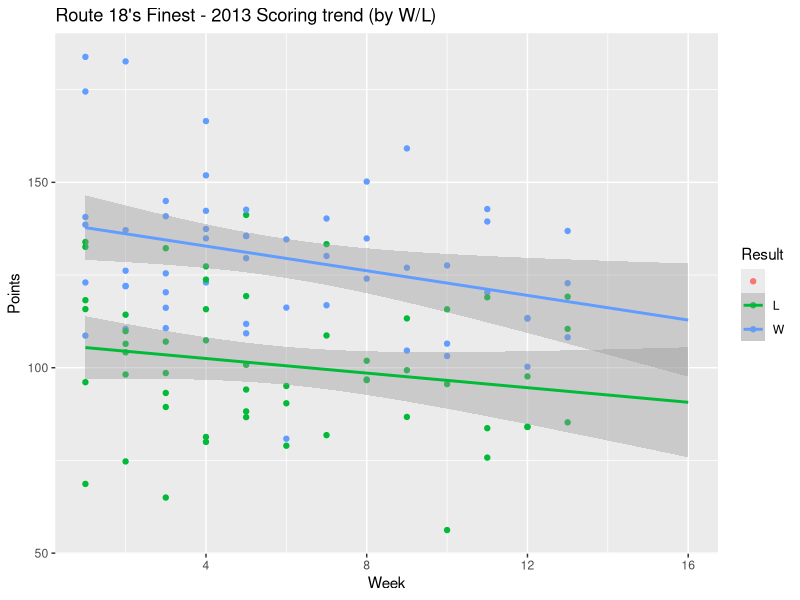
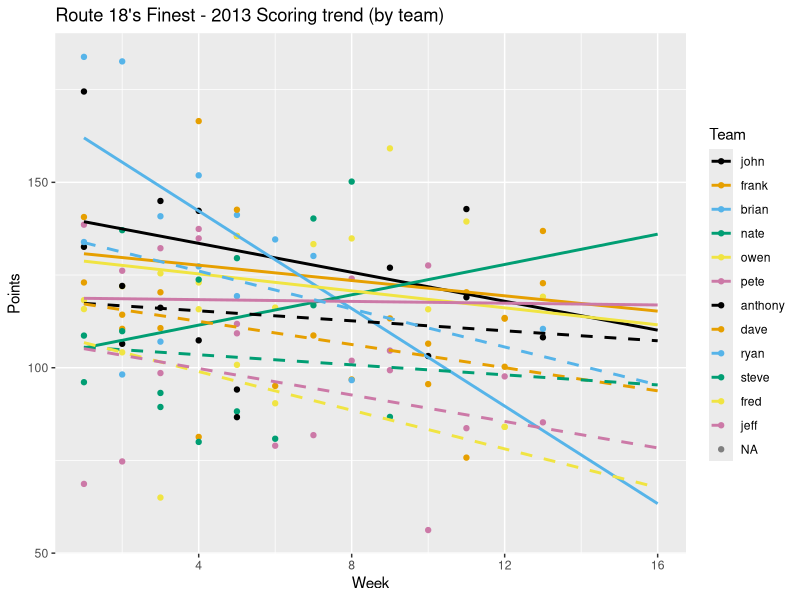

These figures' R source, in order:
require(ggplot2)
require(colorspace)

w <- read.csv("../data/2013_weekly.csv")

ranks <- c("john","frank","brian","nate","owen","pete","anthony","dave","ryan","steve","fred","jeff")
w$team <- factor(w$team, levels=ranks)

totals <- data.frame(Points=w$QB+w$RB1+w$RB2+w$WR1+w$WR2+w$TE+w$D+w$K+w$FLEX, Week=w$week, Team=w$team, Result=w$result)
                  

g <- ggplot(totals, aes(x=Week, y=Points, group=Result, colour=Result)) + geom_point() + geom_smooth(method=lm,fullrange=TRUE) + scale_x_continuous(limits = c(1, 16)) + ggtitle( "Route 18's Finest - 2013 Scoring trend (by W/L)" )
png(filename="scoring_trend.png", width=600, height=300)
print(g)
dev.off()


cbPalette <- c("#000000", "#E69F00", "#56B4E9", "#009E73", "#F0E442", "#CC79A7")
cbPalette <- c(cbPalette, cbPalette)

g2 <- ggplot(totals, aes(x=Week, y=Points, group=Team, colour=Team, linetype=Team )) + geom_point() + scale_colour_manual(values=cbPalette) + geom_smooth(method="lm",fullrange=TRUE,se=FALSE,size=1) + scale_linetype_manual(values=c(rep("solid",6),rep("dashed",6)) )  + scale_x_continuous(limits = c(1, 16)) + ggtitle( "Route 18's Finest - 2013 Scoring trend (by team)" )
png(filename="scoring_trend_team.png", width=600, height=300)
print(g2)
dev.off()

print( "made figures" )
#print(summary(lm(totals$Points ~ 1 + totals$Week, subset=which(totals$Win=="W"))))
#print(summary(lm(totals$Points ~ 1 + totals$Week, subset=which(totals$Win=="L"))))

xw <- summary(lm(totals$Points ~ 1 + totals$Week, subset=which(totals$Result=="W")))
xl <- summary(lm(totals$Points ~ 1 + totals$Week, subset=which(totals$Result=="L")))

pw <- pf(xw$fstatistic[1], xw$fstatistic[2], xw$fstatistic[3], lower.tail=FALSE)
pl <- pf(xl$fstatistic[1], xl$fstatistic[2], xl$fstatistic[3], lower.tail=FALSE)

print( paste("win",pw))
print( paste("lose",pl))

for( team in ranks ) {
  tx <- which(totals$Team==team)
  pts <- totals$Points[tx]
  week <- totals$Week[tx]
  
  lx <- lm(pts ~ 1 + week)
  x <- summary(lx)
  pval <- pf(x$fstatistic[1], x$fstatistic[2], x$fstatistic[3], lower.tail=FALSE)
  #print( paste(team, pval) )

  ftr <- data.frame(week=c(14,15,16))
  preds <- predict(lx,ftr, se.fit=TRUE)

  print( paste( team, "14", preds$fit[1], "+/-", preds$se.fit[1] ) )
  #print( paste( team, "15", preds$fit[2], "+/-", preds$se.fit[2] ) )
  #print( paste( team, "16", preds$fit[3], "+/-", preds$se.fit[3] ) )

}
